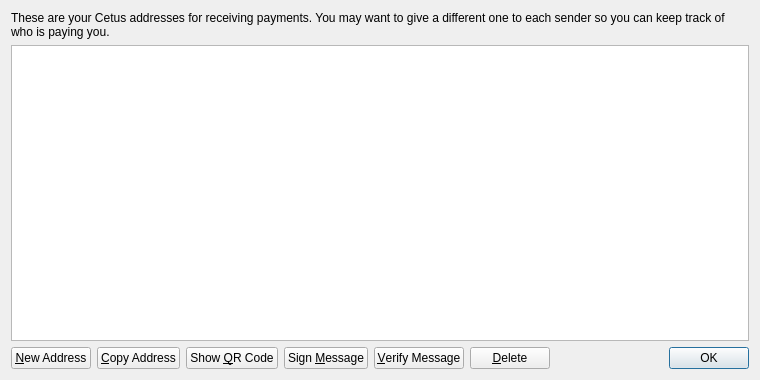
<?xml version="1.0" encoding="UTF-8"?>
<ui version="4.0">
 <class>AddressBookPage</class>
 <widget class="QWidget" name="AddressBookPage">
  <property name="geometry">
   <rect>
    <x>0</x>
    <y>0</y>
    <width>760</width>
    <height>380</height>
   </rect>
  </property>
  <property name="windowTitle">
   <string>Address Book</string>
  </property>
  <layout class="QVBoxLayout" name="verticalLayout">
   <item>
    <widget class="QLabel" name="labelExplanation">
     <property name="text">
      <string>These are your Cetus addresses for receiving payments. You may want to give a different one to each sender so you can keep track of who is paying you.</string>
     </property>
     <property name="textFormat">
      <enum>Qt::PlainText</enum>
     </property>
     <property name="wordWrap">
      <bool>true</bool>
     </property>
    </widget>
   </item>
   <item>
    <widget class="QTableView" name="tableView">
     <property name="contextMenuPolicy">
      <enum>Qt::CustomContextMenu</enum>
     </property>
     <property name="toolTip">
      <string>Double-click to edit address or label</string>
     </property>
     <property name="tabKeyNavigation">
      <bool>false</bool>
     </property>
     <property name="alternatingRowColors">
      <bool>true</bool>
     </property>
     <property name="selectionMode">
      <enum>QAbstractItemView::SingleSelection</enum>
     </property>
     <property name="selectionBehavior">
      <enum>QAbstractItemView::SelectRows</enum>
     </property>
     <property name="sortingEnabled">
      <bool>true</bool>
     </property>
     <attribute name="verticalHeaderVisible">
      <bool>false</bool>
     </attribute>
    </widget>
   </item>
   <item>
    <layout class="QHBoxLayout" name="horizontalLayout">
     <item>
      <widget class="QPushButton" name="newAddressButton">
       <property name="toolTip">
        <string>Create a new address</string>
       </property>
       <property name="text">
        <string>&amp;New Address</string>
       </property>
       <property name="icon">
        <iconset resource="../bitcoin.qrc">
         <normaloff>:/icons/add</normaloff>:/icons/add</iconset>
       </property>
      </widget>
     </item>
     <item>
      <widget class="QPushButton" name="copyToClipboard">
       <property name="toolTip">
        <string>Copy the currently selected address to the system clipboard</string>
       </property>
       <property name="text">
        <string>&amp;Copy Address</string>
       </property>
       <property name="icon">
        <iconset resource="../bitcoin.qrc">
         <normaloff>:/icons/editcopy</normaloff>:/icons/editcopy</iconset>
       </property>
      </widget>
     </item>
     <item>
      <widget class="QPushButton" name="showQRCode">
       <property name="text">
        <string>Show &amp;QR Code</string>
       </property>
       <property name="icon">
        <iconset resource="../bitcoin.qrc">
         <normaloff>:/icons/qrcode</normaloff>:/icons/qrcode</iconset>
       </property>
      </widget>
     </item>
     <item>
      <widget class="QPushButton" name="signMessage">
       <property name="toolTip">
        <string>Sign a message to prove you own a Cetus address</string>
       </property>
       <property name="text">
        <string>Sign &amp;Message</string>
       </property>
       <property name="icon">
        <iconset resource="../bitcoin.qrc">
         <normaloff>:/icons/edit</normaloff>:/icons/edit</iconset>
       </property>
      </widget>
     </item>
     <item>
      <widget class="QPushButton" name="verifyMessage">
       <property name="toolTip">
        <string>Verify a message to ensure it was signed with a specified Cetus address</string>
       </property>
       <property name="text">
        <string>&amp;Verify Message</string>
       </property>
       <property name="icon">
        <iconset resource="../bitcoin.qrc">
         <normaloff>:/icons/transaction_0</normaloff>:/icons/transaction_0</iconset>
       </property>
      </widget>
     </item>
     <item>
      <widget class="QPushButton" name="deleteButton">
       <property name="toolTip">
        <string>Delete the currently selected address from the list</string>
       </property>
       <property name="text">
        <string>&amp;Delete</string>
       </property>
       <property name="icon">
        <iconset resource="../bitcoin.qrc">
         <normaloff>:/icons/remove</normaloff>:/icons/remove</iconset>
       </property>
      </widget>
     </item>
     <item>
      <spacer name="horizontalSpacer">
       <property name="orientation">
        <enum>Qt::Horizontal</enum>
       </property>
       <property name="sizeHint" stdset="0">
        <size>
         <width>40</width>
         <height>20</height>
        </size>
       </property>
      </spacer>
     </item>
     <item>
      <widget class="QDialogButtonBox" name="buttonBox">
       <property name="sizePolicy">
        <sizepolicy hsizetype="Maximum" vsizetype="Fixed">
         <horstretch>0</horstretch>
         <verstretch>0</verstretch>
        </sizepolicy>
       </property>
       <property name="standardButtons">
        <set>QDialogButtonBox::Ok</set>
       </property>
      </widget>
     </item>
    </layout>
   </item>
  </layout>
 </widget>
 <resources>
  <include location="../bitcoin.qrc"/>
 </resources>
 <connections/>
</ui>
